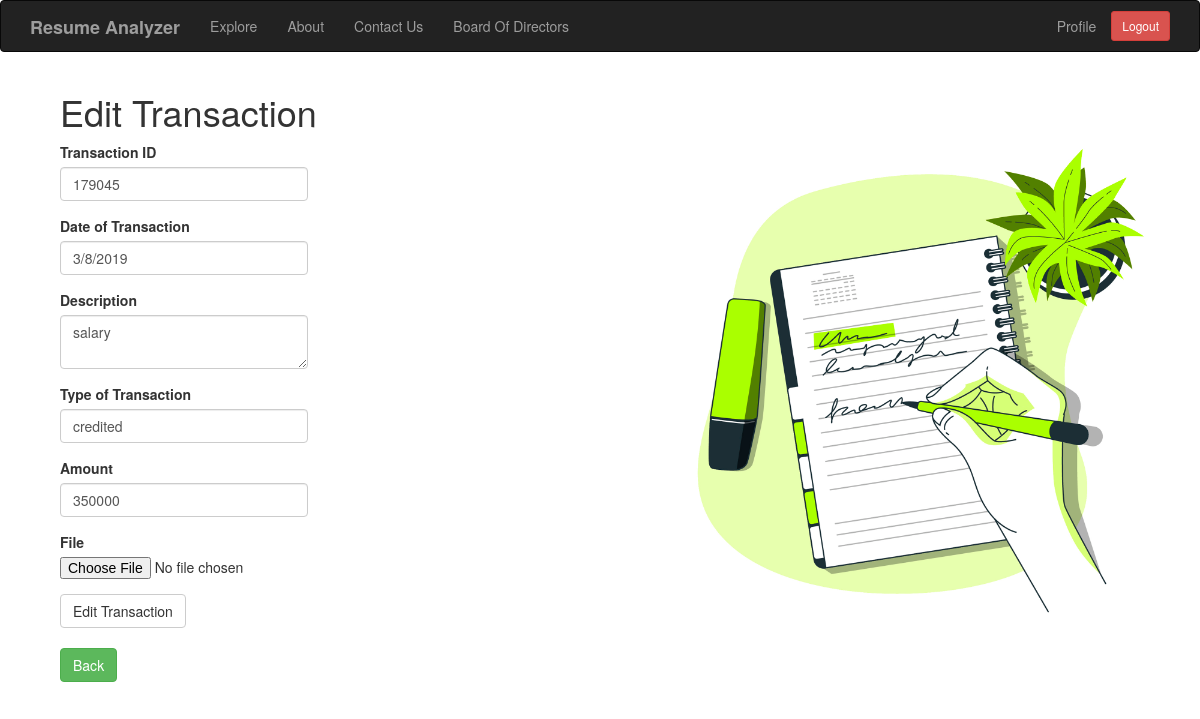
The app's page /edit_transaction/11 (signed in) with its own data.
### app/models.py (models this page shows, shortened)
class Transaction(db.Model):
    id = db.Column(db.Integer,primary_key=True)
    tr_id = db.Column(db.Integer)
    date = db.Column(db.String(64))
    description = db.Column(db.String(140))
    tr_type = db.Column(db.String(64))
    amount = db.Column(db.Integer)
    valid = db.Column(db.Boolean, default=False)
    user_id = db.Column(db.Integer,db.ForeignKey('user.id'))
    comment = db.relationship('Comment',backref='comment_of',lazy='dynamic')
    document = db.relationship('Document',backref='document_of',lazy='dynamic')

### app/routes.py (the view)
@app.route('/edit_transaction/<trans_id>',methods=['GET','POST'])
@login_required
def edit_transaction(trans_id):
    form = EditTransactionForm()
    transaction = Transaction.query.filter_by(id=trans_id).first_or_404()
    if form.validate_on_submit():
        transaction.tr_id = form.tr_id.data
        transaction.date = form.date.data
        transaction.description = form.description.data
        transaction.tr_type = form.tr_type.data
        transaction.amount = form.amount.data
        filename = secure_filename(form.file.data.filename)
        db.session.commit()
        if filename != '':
            form.file.data.save('uploads/'+filename)
            document = Document(filename=filename,transaction_id=transaction.id)
            db.session.add(document)
            db.session.commit()
        flash('You have sucessfully edited the transaction!')
        return redirect(url_for('edit_transaction',trans_id=transaction.id))
    elif request.method == 'GET':
        form.tr_id.data = transaction.tr_id
        form.date.data = transaction.date
        form.description.data = transaction.description
        form.tr_type.data = transaction.tr_type
        form.amount.data = transaction.amount
    return render_template('edit_transaction.html',title='Edit Transaction',form=form)

### app/forms.py
class EditTransactionForm(FlaskForm):
    tr_id = IntegerField('Transaction ID', validators=[DataRequired()])
    date = StringField('Date of Transaction', validators=[DataRequired()])
    description = TextAreaField('Description', validators=[Length(min=0,max=140),DataRequired()])
    tr_type = StringField('Type of Transaction', validators=[DataRequired()])
    amount = IntegerField('Amount', validators=[DataRequired()])
    file = FileField()
    submit = SubmitField('Edit Transaction')

### app/models.py (called while the page is built)
@login.user_loader
def load_user(id):
    return User.query.get(int(id))

### app/routes.py (called while the page is built)
@app.before_request
def before_request():
    if current_user.is_authenticated:
        current_user.last_seen = datetime.utcnow()
        db.session.commit()

### app/templates/edit_transaction.html
{% extends "base.html" %}
{% import 'bootstrap/wtf.html' as wtf %}
{% block app_content %}
<div class="col-md-12">
	<div class="col-md-6">
		<h1>Edit Transaction</h1>
    	<div class="row">
        	<div class="col-md-6">
            	{{ wtf.quick_form(form) }}
        	</div>
    	</div>
    	<br>
    	{% if current_user.job =='Acc' %}
    		<p><a href="{{ url_for('acc_index') }}"  class="btn btn-success">Back</a></p>
		{% else %}
    		<p><a href="{{ url_for('index') }}"  class="btn btn-success">Back</a></p>
		{% endif %}
	</div>
	<div class="col-md-6">
		<img src="{{ url_for('static', filename= 'images/edits.jpg')}}" alt="edit" style="max-width: 600px; height: auto;">
	</div>
</div>
{% endblock %}

### records on screen
Transaction: tr_id "179045", date "3/8/2019", description "salary", tr_type "credited", amount "350000"
